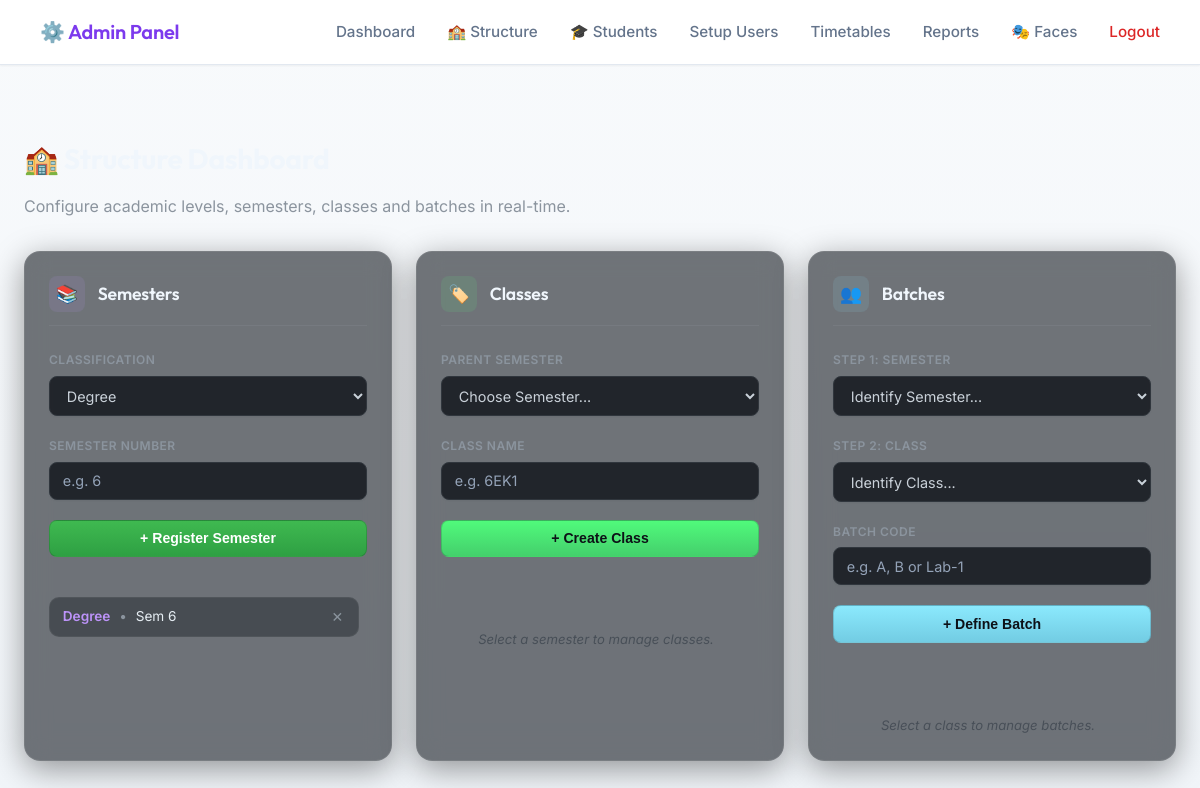
Page /admin/structure (signed in) on the earlier database version.
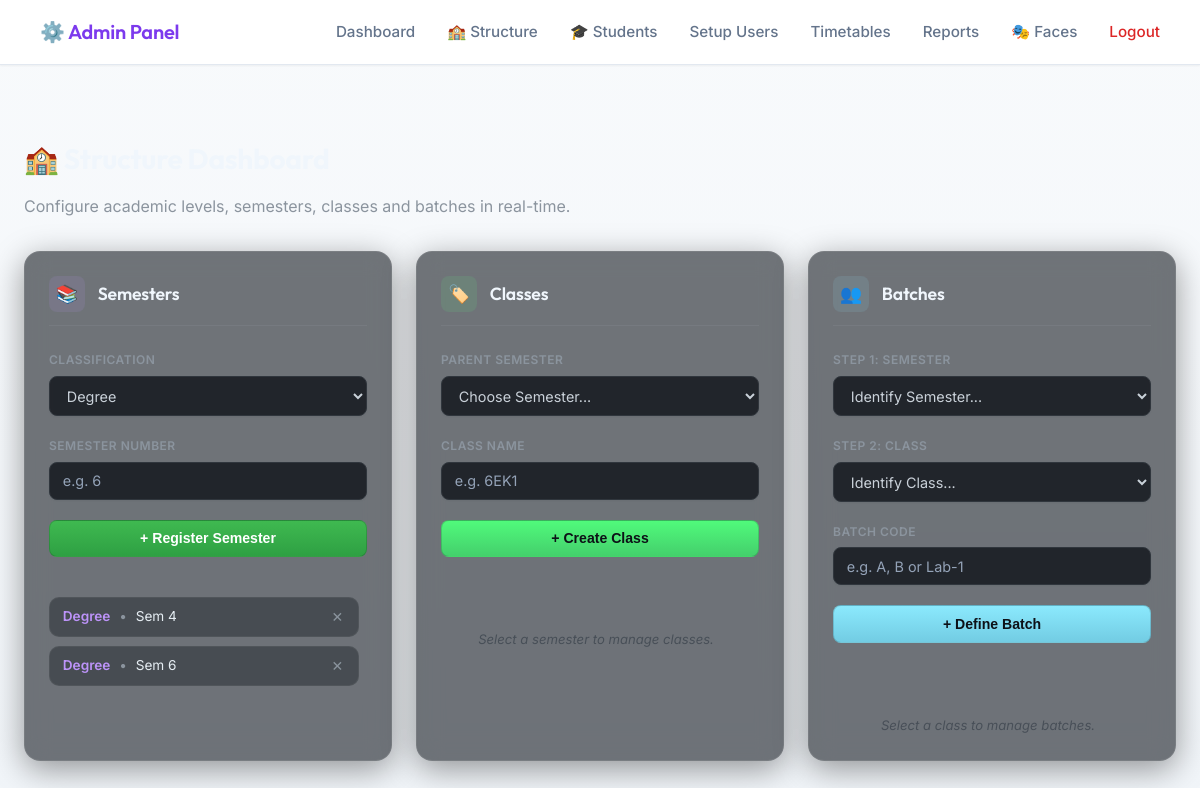
Same page on the later database version.
### tables this page shows
CREATE TABLE semesters (
                id         INTEGER PRIMARY KEY AUTOINCREMENT,
                number     INTEGER UNIQUE NOT NULL,
                label      TEXT NOT NULL,
                created_at TIMESTAMP DEFAULT CURRENT_TIMESTAMP
            , course_id INTEGER, level TEXT);

### app.py (the view)
    def wrap(*args, **kwargs):
        if not session.get("admin_logged_in"):
            return redirect(url_for("admin_login"))
        return f(*args, **kwargs)

### app.py (called while the page is built)
def get_db():
    return Database()

def admin_required(f):
    def wrap(*args, **kwargs):
        if not session.get("admin_logged_in"):
            return redirect(url_for("admin_login"))
        return f(*args, **kwargs)
    wrap.__name__ = f.__name__
    return wrap

@app.route("/admin/structure")
@admin_required
def admin_structure():
    db = get_db()
    semesters = db.get_all_semesters()
    return render_template("admin_structure.html", semesters=semesters)

### database.py (called while the page is built, shortened)
    def connect(self):
        self.conn   = sqlite3.connect(DB_PATH)
        self.conn.row_factory = sqlite3.Row
        self.cursor = self.conn.cursor()

    def disconnect(self):
        if self.conn:
            self.conn.close()
            self.conn   = None
            self.cursor = None

    def _add_column_if_missing(self, table, column, col_type):
        self.cursor.execute(f"PRAGMA table_info({table})")
        columns = [row[1] for row in self.cursor.fetchall()]

    def get_all_semesters(self):
        self.connect()
        self.cursor.execute('SELECT * FROM semesters ORDER BY number')
        r = self.cursor.fetchall(); self.disconnect(); return r

### templates/admin_structure.html (shortened to what this page needs)
{% extends "admin_base.html" %}
{% block content %}
<div class="dashboard-container">
    <div>
        <h2 style="font-weight: 700; color: #f0f6fc;">🏫 Structure Dashboard</h2>
        <p style="color: #8b949e;">Configure academic levels, semesters, classes and batches in real-time.</p>
    </div>
    <div class="panorama-grid">
        <div class="glass-pane">
            <div class="pane-header">
                <div class="pane-icon" style="background: rgba(189, 147, 249, 0.1); color: #bd93f9;">📚</div>
                <h3>Semesters</h3>
            </div>
            <div class="input-group">
                <label>Classification</label>
                <select id="semLevel">
                    <option value="Degree">Degree</option>
                </select>
            </div>
            <div class="input-group">
                <label>Semester Number</label>
                <input id="semNum" type="number" min="1" max="8" placeholder="e.g. 6">
            </div>
            <button class="btn-slim" onclick="addSemester()">+ Register Semester</button>
            <div class="item-scroll" id="semChips">
                {% for s in semesters %}
                <div class="modern-pill">
                    <span>
                        <span style="color:#bd93f9;font-weight:600;">{{ s[5] or s[3] or 'Degree' }}</span>
                        <span style="color:#8b949e;margin:0 5px;">•</span>
                        Sem {{ s[1] }}
                    </span>
                    <button class="del-btn" data-id="{{ s[0] }}" onclick="deleteSemester(this)">✕</button>
                </div>
                {% else %}
                <div class="empty-state">No semesters registered yet.</div>
                {% endfor %}
            </div>
        </div>
        <div class="glass-pane">
            <div class="pane-header">
                <div class="pane-icon" style="background: rgba(80, 250, 123, 0.1); color: #50fa7b;">🏷️</div>
                <h3>Classes</h3>
            </div>
            <div class="input-group">
                <label>Parent Semester</label>
                <select id="classSem" onchange="loadClasses(this.value)">
                    <option value="">Choose Semester...</option>
                </select>
            </div>
            <div class="input-group">
                <label>Class Name</label>
                <input id="className" type="text" placeholder="e.g. 6EK1">
            </div>
            <button class="btn-slim" onclick="addClass()" style="background: linear-gradient(180deg, #50fa7b 0%, #44cf6c 100%); color:#0d1117;">+ Create Class</button>
            <div class="item-scroll" id="classChips">
                <div class="empty-state">Select a semester to manage classes.</div>
            </div>
        </div>
        <div class="glass-pane">
            <div class="pane-header">
                <div class="pane-icon" style="background: rgba(139, 233, 253, 0.1); color: #8be9fd;">👥</div>
                <h3>Batches</h3>
            </div>
            <div class="input-group">
                <label>Step 1: Semester</label>
                <select id="batchSem" onchange="loadClassesForBatch(this.value)">
                    <option value="">Identify Semester...</option>
                </select>
            </div>
            <div class="input-group">
                <label>Step 2: Class</label>
                <select id="batchClass" onchange="loadBatches(this.value)">
                    <option value="">Identify Class...</option>
                </select>
            </div>
            <div class="input-group">
                <label>Batch Code</label>
                <input id="batchName" type="text" placeholder="e.g. A, B or Lab-1">
            </div>
            <button class="btn-slim" onclick="addBatch()" style="background: linear-gradient(180deg, #8be9fd 0%, #72cce3 100%); color:#0d1117;">+ Define Batch</button>
            <div class="item-scroll" id="batchChips">
                <div class="empty-state">Select a class to manage batches.</div>
            </div>
        </div>
    </div>
</div>
{% endblock %}

Differences in the rows shown:
added semesters: level "Degree", number "4"
